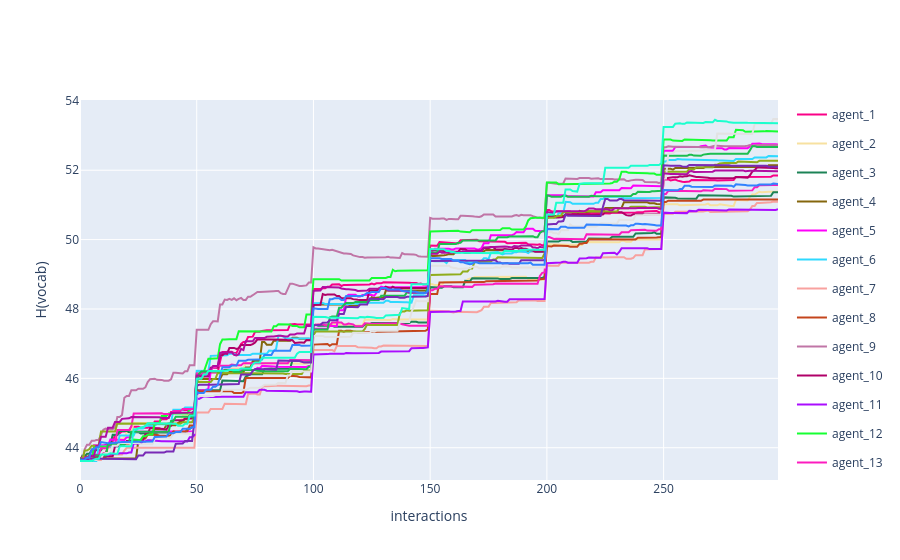

Here is the notebook cell this chart was saved with:
### Code cell
fig = multi_agent_update_plot_from_df(H_dif)
fig.update_layout(
    # title='Dyadic interaction in a random environment',
    yaxis_title='H(vocab)',
    xaxis_title='interactions'
)
fig.show()

### Figure 1 — Plotly figure (JSON) as saved in the notebook; plotly's stock layout.template omitted (floating-point values rounded to 4 significant figures; data arrays with more than 128 entries replaced by an {"elided": "..."} marker saying what was removed)
{"data": [{"legendgroup": "agent_1", "line": {"color": "#FA0087"}, "mode": "lines", "name": "agent_1", "showlegend": true, "x": {"elided": "300 int values"}, "y": {"elided": "300 float values"}, "type": "scatter"}, {"legendgroup": "agent_2", "line": {"color": "#F7E1A0"}, "mode": "lines", "name": "agent_2", "showlegend": true, "x": {"elided": "300 int values"}, "y": {"elided": "300 float values"}, "type": "scatter"}, {"legendgroup": "agent_3", "line": {"color": "#1C8356"}, "mode": "lines", "name": "agent_3", "showlegend": true, "x": {"elided": "300 int values"}, "y": {"elided": "300 float values"}, "type": "scatter"}, {"legendgroup": "agent_4", "line": {"color": "#85660D"}, "mode": "lines", "name": "agent_4", "showlegend": true, "x": {"elided": "300 int values"}, "y": {"elided": "300 float values"}, "type": "scatter"}, {"legendgroup": "agent_5", "line": {"color": "#FE00FA"}, "mode": "lines", "name": "agent_5", "showlegend": true, "x": {"elided": "300 int values"}, "y": {"elided": "300 float values"}, "type": "scatter"}, {"legendgroup": "agent_6", "line": {"color": "#2ED9FF"}, "mode": "lines", "name": "agent_6", "showlegend": true, "x": {"elided": "300 int values"}, "y": {"elided": "300 float values"}, "type": "scatter"}, {"legendgroup": "agent_7", "line": {"color": "#F8A19F"}, "mode": "lines", "name": "agent_7", "showlegend": true, "x": {"elided": "300 int values"}, "y": {"elided": "300 float values"}, "type": "scatter"}, {"legendgroup": "agent_8", "line": {"color": "#C4451C"}, "mode": "lines", "name": "agent_8", "showlegend": true, "x": {"elided": "300 int values"}, "y": {"elided": "300 float values"}, "type": "scatter"}, {"legendgroup": "agent_9", "line": {"color": "#C075A6"}, "mode": "lines", "name": "agent_9", "showlegend": true, "x": {"elided": "300 int values"}, "y": {"elided": "300 float values"}, "type": "scatter"}, {"legendgroup": "agent_10", "line": {"color": "#B00068"}, "mode": "lines", "name": "agent_10", "showlegend": true, "x": {"elided": "300 int values"}, "y": {"elided": "300 float values"}, "type": "scatter"}, {"legendgroup": "agent_11", "line": {"color": "#AA0DFE"}, "mode": "lines", "name": "agent_11", "showlegend": true, "x": {"elided": "300 int values"}, "y": {"elided": "300 float values"}, "type": "scatter"}, {"legendgroup": "agent_12", "line": {"color": "#16FF32"}, "mode": "lines", "name": "agent_12", "showlegend": true, "x": {"elided": "300 int values"}, "y": {"elided": "300 float values"}, "type": "scatter"}, {"legendgroup": "agent_13", "line": {"color": "#FC1CBF"}, "mode": "lines", "name": "agent_13", "showlegend": true, "x": {"elided": "300 int values"}, "y": {"elided": "300 float values"}, "type": "scatter"}, {"legendgroup": "agent_14", "line": {"color": "#90AD1C"}, "mode": "lines", "name": "agent_14", "showlegend": true, "x": {"elided": "300 int values"}, "y": {"elided": "300 float values"}, "type": "scatter"}, {"legendgroup": "agent_15", "line": {"color": "#1CBE4F"}, "mode": "lines", "name": "agent_15", "showlegend": true, "x": {"elided": "300 int values"}, "y": {"elided": "300 float values"}, "type": "scatter"}, {"legendgroup": "agent_16", "line": {"color": "#E2E2E2"}, "mode": "lines", "name": "agent_16", "showlegend": true, "x": {"elided": "300 int values"}, "y": {"elided": "300 float values"}, "type": "scatter"}, {"legendgroup": "agent_17", "line": {"color": "#B10DA1"}, "mode": "lines", "name": "agent_17", "showlegend": true, "x": {"elided": "300 int values"}, "y": {"elided": "300 float values"}, "type": "scatter"}, {"legendgroup": "agent_18", "line": {"color": "#782AB6"}, "mode": "lines", "name": "agent_18", "showlegend": true, "x": {"elided": "300 int values"}, "y": {"elided": "300 float values"}, "type": "scatter"}, {"legendgroup": "agent_19", "line": {"color": "#3283FE"}, "mode": "lines", "name": "agent_19", "showlegend": true, "x": {"elided": "300 int values"}, "y": {"elided": "300 float values"}, "type": "scatter"}, {"legendgroup": "agent_20", "line": {"color": "#1CFFCE"}, "mode": "lines", "name": "agent_20", "showlegend": true, "x": {"elided": "300 int values"}, "y": {"elided": "300 float values"}, "type": "scatter"}], "layout": {"yaxis": {"title": {"text": "H(vocab)"}}, "xaxis": {"title": {"text": "interactions"}}}}
